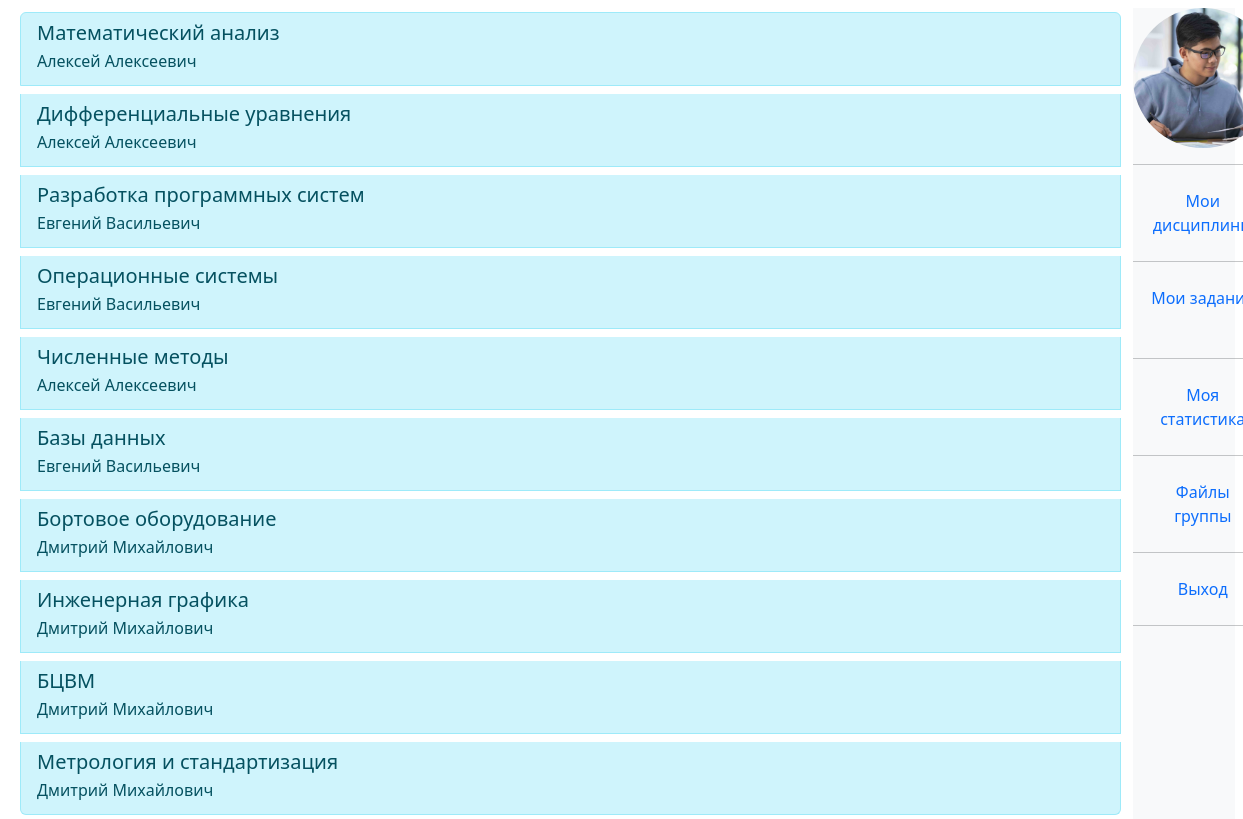
Screenshot of /student/group_files/ (signed in) with the database file from the repository.
### univ_app/models.py (models this page shows, shortened)
class Subject(models.Model):
    title = models.CharField(max_length=200, default="", blank=True)
    description = models.TextField(default="", blank=True)
    image = models.ImageField(
        upload_to="uploads/subjects/", blank=True, null=True, default="test.png"
    )
    teacher = models.ForeignKey(
        "Teacher", blank=True, null=True, on_delete=models.SET_NULL
    )
    st_group = models.ForeignKey(
        "StGroup", blank=True, null=True, on_delete=models.SET_NULL
    )
    def __str__(self):
        return self.title

class Teacher(models.Model):
    user = models.OneToOneField(User, null=True, blank=True, on_delete=models.SET_NULL)
    profile_picture = models.ImageField(
        upload_to="uploads/profile_pictures/%Y/", default="teacher.jpg", null=True
    )
    def __str__(self):
        return self.user.first_name

### univ_app/decorators.py (the view)
        def wrapper(request, *args, **kwargs):
            group = None
            if request.user.groups.exists():
                group = request.user.groups.all()[0].name
            if group in allowed_groups:
                return view_func(request, *args, **kwargs)
            else:
                return HttpResponse("У вас нет прав доступа к этой странице")

### univ_app/templatetags/user_tags.py (called while the page is built)
@register.filter(name="has_group")
def has_group(user, group_name):
    return user.groups.filter(name=group_name).exists()

### univ_app/views.py (called while the page is built)
@allowed_users(allowed_groups=["student"])
def s_group_files(request):
    st_group = request.user.student.st_group
    subjects = Subject.objects.all().filter(st_group=st_group)
    ctx = {
        "subjects": subjects,
    }
    return render(request, "student_views/s_group_files.html", ctx)

### templates/student_views/s_group_files.html (shortened to what this page needs)
{%extends "base.html"%}
{% block s_group_files %}
<div class="list-group">
  {%for subject in subjects%}
  <a href="{% url 's_group_files_subject' subject.id%}" class="list-group-item list-group-item-info list-group-item-action flex-column align-items-start my-1">
    <div class="d-flex w-100 justify-content-between">
      <h5 class="mb-1">{{subject}} </h5>
    </div>
    <p class="mb-1">{{subject.teacher}}</p>
  </a>
  {%endfor%}
</div>
{% endblock %}

### univ_app/static/univ_app/css/base.css (style rules this page uses)
body { background: white; }

### templates/base.html (style rules this page uses)
body { background-color:white; }

### rows the page displays
Subject: title "Математический анализ", teacher "Алексей Алексеевич"
Subject: title "Дифференциальные уравнения", teacher "Алексей Алексеевич"
Subject: title "Разработка программных систем", teacher "Евгений Васильевич"
Subject: title "Операционные системы", teacher "Евгений Васильевич"
Subject: title "Численные методы", teacher "Алексей Алексеевич"
Subject: title "Базы данных", teacher "Евгений Васильевич"
Subject: title "Бортовое оборудование", teacher "Дмитрий Михайлович"
Subject: title "Инженерная графика", teacher "Дмитрий Михайлович"
Subject: title "БЦВМ", teacher "Дмитрий Михайлович"
Subject: title "Метрология и стандартизация", teacher "Дмитрий Михайлович"
